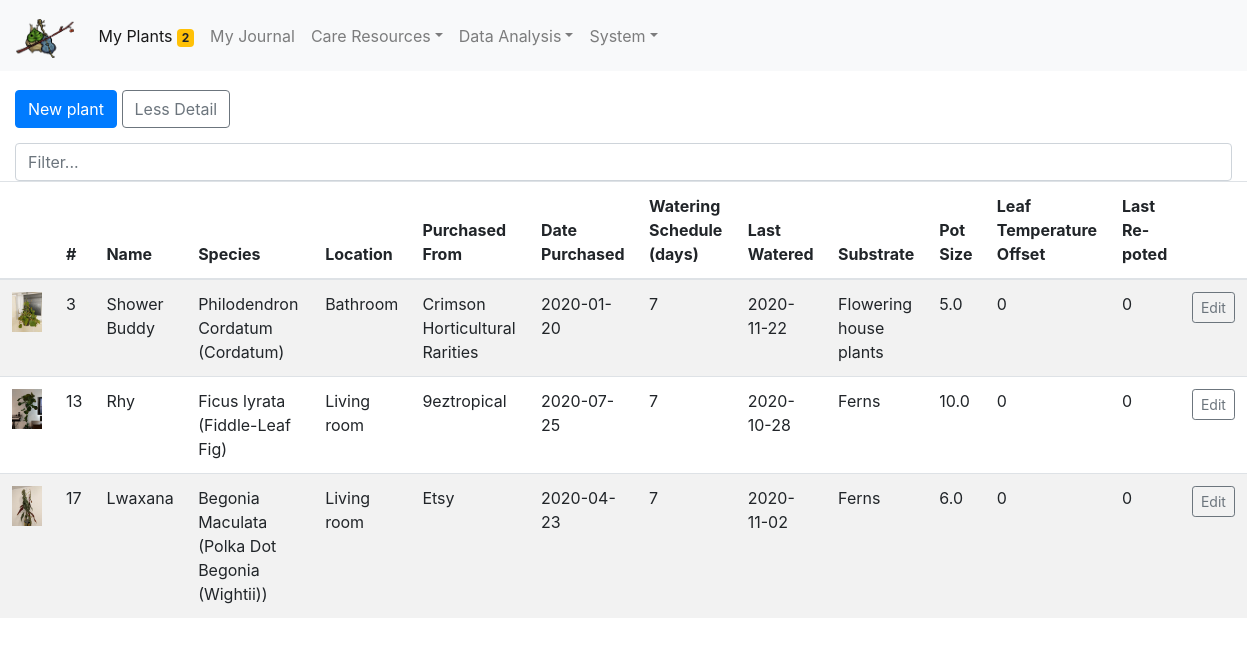
The app's page /my_plants_detailed/ with its own data.
### tables this page shows
CREATE TABLE houseplants (ID INTEGER PRIMARY KEY AUTOINCREMENT,name varchar(765),species varchar(765),location varchar(765),purchased_from varchar(765),purchase_date timestamp,water_schedule_in_days integer,last_watered timestamp,substrate varchar(765),pot_size real,leaf_temp_offset integer,pic_path varchar(765),has_pic smallint,days_since_last_water integer,need_water smallint,water_warning smallint,ignore smallint,death smallint,last_repot_date timestamp, sold smallint, parent text);

### webserver.py (the view)
@app.route('/my_plants_detailed/')
def my_plants_detailed():
    (columns, rows) = read_all('houseplants')
    return render_template('my_plants_detailed.html', columns=columns, rows=rows, plants_to_water=int(cp['water']['plants_to_water']))

### lib_webserver.py (called while the page is built)
def read_all(table):
    print('----Starting read all----')
    con = sql.connect(cp['g']['plant_db_path'] + 'my_plants.db')
    cur = con.cursor()
    cur.execute('PRAGMA table_info(' + str(table) + ')')
    columns = cur.fetchall()
    cur.execute('SELECT * FROM ' + str(table))
    rows = list(cur.fetchall())
    if rows == []:
        print('table is empty :(')
    else:
        for row in rows:
            row = list(row)
    con.close()
    return (columns, rows)

### webserver.py (called while the page is built)
@app.after_request
def add_header(response):
    response.cache_control.max_age = 1
    response.cache_control.public = True
    cp.read('config.ini')  # needed to make water badge update each time a page is loaded
    return response

### templates/my_plants_detailed.html (shortened to what this page needs)
{% extends "base.html" %}
{% set active_page = "my_plants" %}
{% block content %}
<div class="container-fluid" style="padding-bottom: 15px; padding-top: 10px;">
    <a class="btn btn-primary" href="{{ url_for('add_plant') }}">New plant</a>
    <a class="btn btn-outline-secondary" href="{{ url_for('my_plants') }}">Less Detail</a>
</div>
<div class="container-fluid">
    <input class="form-control" id="filterIn" type="text" placeholder="Filter...">
</div>
<table class="table table-striped sticky-header">
    <thead>
        <tr>
            <th></th>
            <th>#</th>
            <th>Name</th>
            <th>Species</th>
            <th>Location</th>
            <th>Purchased From</th>
            <th>Date Purchased</th>
            <th>Watering Schedule (days)</th>
            <th>Last Watered</th>
            <th>Substrate</th>
            <th>Pot Size</th>
            <th>Leaf Temperature Offset</th>
            <th>Last Re-poted</th>
            <th></th>
        </tr>
    </thead>
    <tbody id="table">
        {% for item in rows %}
            <tr>
                <td>
                    {% if item[11] != 'none'%}
                    <img src="/static/{{ item[11] }}" height="40" data-toggle="modal" data-target="#{{ item[1].replace(' ','') }}">
                    {% endif %}
                </td>
                <td> {{ item[0] }} </td>
                <td> {{ item[1] }} </td>
                <td> {{ item[2] }} </td>
                <td> {{ item[3] }} </td>
                <td> {{ item[4] }} </td>
                <td> {{ item[5] }} </td>
                <td> {{ item[6] }} </td>
                <td> {{ item[7] }} </td>
                <td> {{ item[8] }} </td>
                <td> {{ item[9] }} </td>
                <td> {{ item[10] }} </td>
                <td> {{ item[16] }} </td>
                <td><a href="{{ url_for('edit_plant', id=item[0]) }}" class="btn btn-sm btn-outline-secondary">Edit</a></td>
            </tr>
        {% endfor %}
    </tbody>
</table>
{% endblock %}

### templates/base.html (style rules this page uses)
body { padding-top:50px; }
th { position: sticky; top: 65px; background: white; }

### records on screen
houseplants: pic_path+name (picture), ID "3", name "Shower Buddy", species "Philodendron Cordatum (Cordatum)", location "Bathroom", purchased_from "Crimson Horticultural Rarities", purchase_date "2020-01-20", water_schedule_in_days "7", last_watered "2020-11-22", substrate "Flowering house plants", pot_size "5.0", leaf_temp_offset "0", ignore "0"
houseplants: pic_path (picture), ID "13", name "Rhy", species "Ficus lyrata (Fiddle-Leaf Fig)", location "Living room", purchased_from "9eztropical", purchase_date "2020-07-25", water_schedule_in_days "7", last_watered "2020-10-28", substrate "Ferns", pot_size "10.0", leaf_temp_offset "0", ignore "0"
houseplants: pic_path+name (picture), ID "17", name "Lwaxana", species "Begonia Maculata (Polka Dot Begonia (Wightii))", location "Living room", purchased_from "Etsy", purchase_date "2020-04-23", water_schedule_in_days "7", last_watered "2020-11-02", substrate "Ferns", pot_size "6.0", leaf_temp_offset "0", ignore "0"

### other values on screen
{{ plants_to_water }} "2"
